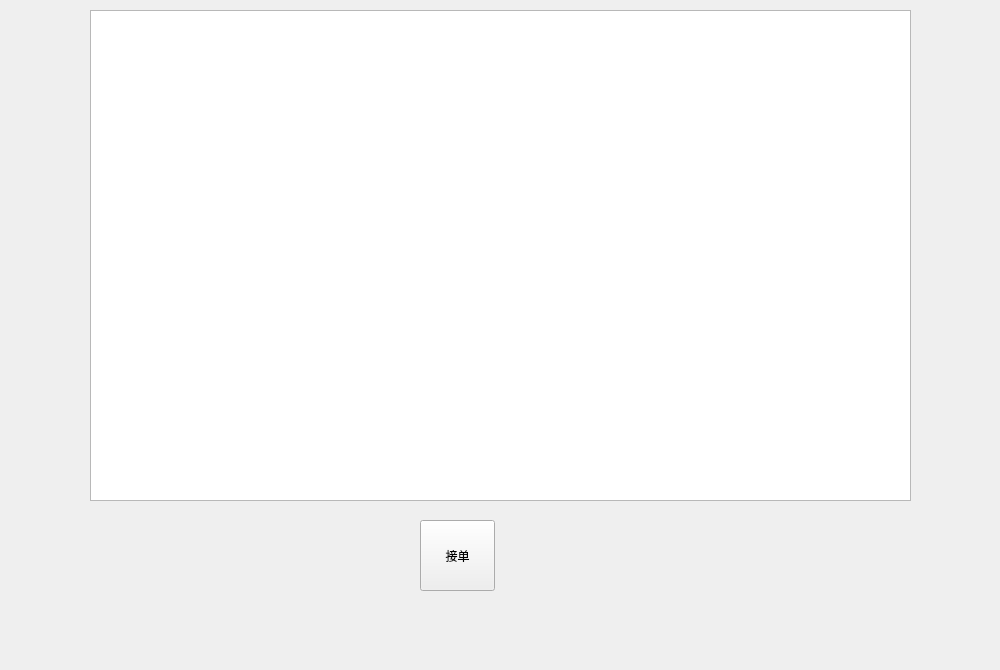
<?xml version="1.0" encoding="UTF-8"?>
<ui version="4.0">
 <class>ChildWidgetH</class>
 <widget class="QWidget" name="ChildWidgetH">
  <property name="geometry">
   <rect>
    <x>0</x>
    <y>0</y>
    <width>1000</width>
    <height>670</height>
   </rect>
  </property>
  <property name="windowTitle">
   <string>Form</string>
  </property>
  <widget class="QTableWidget" name="tableWidget">
   <property name="geometry">
    <rect>
     <x>90</x>
     <y>10</y>
     <width>821</width>
     <height>491</height>
    </rect>
   </property>
  </widget>
  <widget class="QPushButton" name="btn_look">
   <property name="geometry">
    <rect>
     <x>420</x>
     <y>520</y>
     <width>75</width>
     <height>71</height>
    </rect>
   </property>
   <property name="text">
    <string>接单</string>
   </property>
  </widget>
 </widget>
 <resources/>
 <connections/>
</ui>
